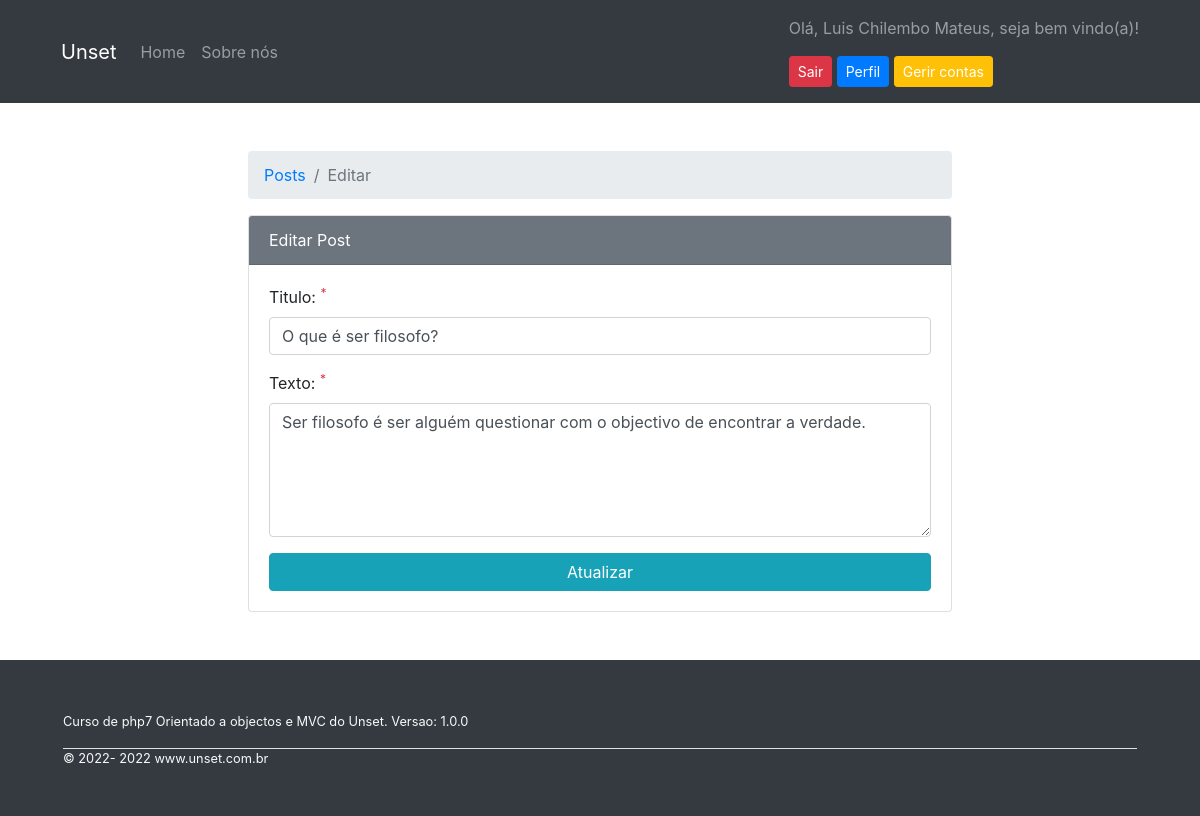
The page /posts/editar/32 (signed in) on the database its author committed.
### tables this page shows
CREATE TABLE `posts` (
  `id` int(11) NOT NULL,
  `usuario_id` int(11) NOT NULL,
  `titulo` varchar(255) NOT NULL,
  `texto` text NOT NULL,
  `criado_em` timestamp NOT NULL DEFAULT current_timestamp()
);

### app/Controllers/Posts.php (called while the page is built, shortened)
<?php
class Posts extends Controller{
    public function __construct()
    {
        $this->postModel = $this->model('Post');
    }
    public function editar($id){
        $formulario = filter_input_array(INPUT_POST, FILTER_SANITIZE_STRING);
        if(isset($formulario)):
            $dados =[
                'id' => $id,
                'titulo' => trim ($formulario['titulo']),
                'texto' => trim ($formulario['texto'])
            ];
            if(in_array("", $formulario)):
                if(empty($formulario['titulo'])):
                    $dados['titulo_erro'] = 'Preencha o campo titulo';
                endif;
                if(empty($formulario['texto'])):
                    $dados['texto_erro'] = 'Preencha o campo texto';
                endif;
            else:
                if($this->postModel->atualizar($dados)):
                    Sessao::mensagem('post','Post atualizado com sucesso');
                    Url::redirecionar('posts');
                else:
                    die("Erro ao atualizar o post no banco de dados");
                endif;
            endif;
        else:
            $post = $this->postModel->lerPostPorId($id);
            $dados =[
                'id' => $post->id,
                'titulo' => $post->titulo,
                'texto' => $post->texto,
                'titulo_erro' => '',
                'texto_erro' => ''
            ];
        endif;
        $this->view('posts/editar', $dados);
    }
}

### app/Libraries/Rota.php (called while the page is built, shortened)
<?php
class Rota{
    private $metodo = 'index';
    public function __construct()
    {
        $url = $this->url() ? $this->url() : [0];
        if(file_exists('../app/Controllers/'.ucwords($url[0]).'.php')):
            unset($url[0]);
        endif;
        $this->controlador = new $this->controlador;
        if(isset($url[1])):
            if(method_exists($this->controlador, $url[1])):
                $this->metodo = $url[1];
                unset($url[1]);
            endif;
        endif;
        $this->parametros = $url ? array_values($url) : [];
        call_user_func_array([$this->controlador, $this->metodo], $this->parametros);
    }
    private function url(){
        $url = filter_input(INPUT_GET,'url', FILTER_SANITIZE_URL);
        if(isset($url)):
            $url = trim(rtrim($url,'/'));
            $url = explode('/', $url);
            return $url;
        endif;
    }
}

### app/Libraries/Database.php (called while the page is built, shortened)
<?php
class Database {
    private $host = DB['HOST'];
    private $usuario = DB['USUARIO'];
    private $senha = DB['SENHA'];
    private $banco = DB['BANCO'];
    private $porta = DB['PORTA'];
    private $dbh;
    private $stmt;
    public function __construct()
    {
        $dsn = 'mysql:host='.$this->host.';port='.$this->porta.';dbname='.$this->banco;
        $opcoes = [
            PDO::ATTR_PERSISTENT => true,
            PDO::ATTR_ERRMODE => PDO::ERRMODE_EXCEPTION
        ];
        try {
            $this->dbh = new PDO($dsn, $this->usuario, $this->senha, $opcoes);
        } catch (PDOException $e) {
            print "Error!: ".$e->getMessage() . "<br/>";
            die();
        }
    }
    public function query($sql){
        $this->stmt = $this->dbh->prepare($sql);
    }
    public function bind($parametro, $valor, $tipo = null){
        if(is_null($tipo)):
            switch(true):
                default:
                    $tipo = PDO::PARAM_STR;
            endswitch;
        endif;
        $this->stmt->bindValue($parametro, $valor, $tipo);
    }
    public function executa(){
        return $this->stmt->execute();
    }
    public function resultado(){
        $this->executa();
        return $this->stmt->fetch(PDO::FETCH_OBJ);
    }
}

### app/Models/Post.php (called while the page is built, shortened)
<?php
class Post{
    private $db;
    public function __construct()
    {
        $this->db = new Database();
    }
    public function lerPostPorId($id){
        $this->db->query("SELECT * FROM posts WHERE id = :id");
        $this->db->bind("id", $id);
        return $this->db->resultado();
    }
}

### app/autoload.php (called while the page is built, shortened)
<?php
spl_autoload_register(function ($classe){
    $diretorios = [
        'Libraries',
        'Helpers'
    ];
    foreach($diretorios as $diretorio):
        $arquivo = (__DIR__.DIRECTORY_SEPARATOR.$diretorio.DIRECTORY_SEPARATOR.$classe.'.php');
    endforeach;
});

### app/Views/posts/editar.php (the view, shortened to what this page needs)
<div class="col-md-8 mx-auto p-5">
<nav aria-label="breadcrumb">
  <ol class="breadcrumb">
    <li class="breadcrumb-item"><a href="<?=URL?>/posts">Posts</a></li>
    <li class="breadcrumb-item active" aria-current="page">Editar</li>
  </ol>
</nav>
  <div class="card">
    <div class="card-header bg-secondary text-white">
         Editar Post
    </div>
    <div class="card-body bg light">
      <form name="login" action="<?=URL?>/posts/editar/<?=$dados['id']?>" method="post">
        <div class="form-group">
          <label for="titulo">Titulo: <sup class="text-danger">*</sup></label>
          <input type="text" name="titulo" id="titulo" class="form-control <?= $dados['titulo_erro'] ? 'is-invalid' : '' ?>"  placeholder="" value="<?=$dados['titulo']?>" >
        </div>
        <div class="form-group">
          <label for="texto">Texto: <sup class="text-danger">*</sup></label>
          <textarea name="texto" id="texto" class="form-control <?= $dados['texto_erro'] ? 'is-invalid' : '' ?>"  placeholder=""  rows="5"><?=$dados['texto']?></textarea>
        </div>
              <input type="submit" value="Atualizar" class="btn btn-info btn-block">
      </form>
    </div>
  </div>
</div>

### rows shown on the page
posts: titulo "O que é ser filosofo?", texto "Ser filosofo é ser alguém questionar com o objectivo de encontrar a verdade."

### other values the page prints
$_SESSION['usuario_nome'] "Luis Chilembo Mateus"
APP_VERSAO "1.0.0"
